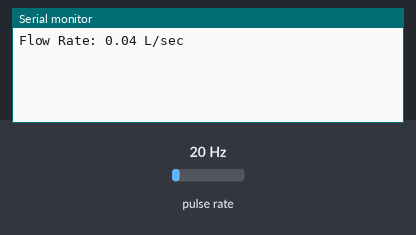
A sketch run on a simulated Arduino Uno, built with avr-gcc and run on an emulated ATmega328P. Parts: the last lines printed to the serial monitor. Wiring (inferred from the names in the program): pulse sensor: data pin 2. Inputs (shaded band) come from the test bench; at power-on: pulse rate 20 Hz.

Above: at 1.2 s.
1.3 s: pulse rate (sensor on pin 2) set to 4 Hz
At 2.6 s:
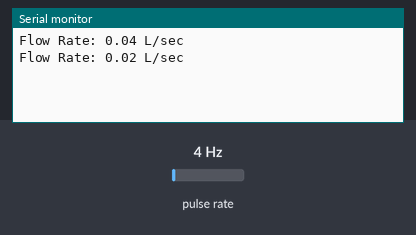
2.8 s: pulse rate (sensor on pin 2) set to 50 Hz
At 3.6 s:
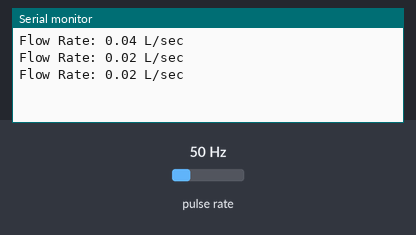
Timing chart, 0 to 5.8 s (numbered marks = the images above; inputs shaded):
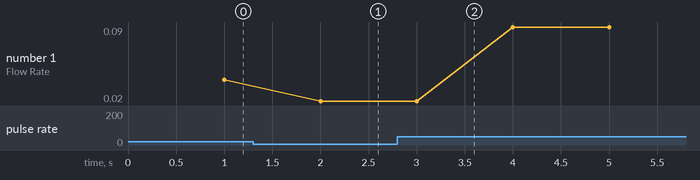

The sketch:

flow_rate.ino
```cpp
volatile int pulseCount = 0;  // Pulse counter
const int sensorPin = 2;      // Digital pin with interrupt (e.g., 2 or 3 on Uno)
unsigned long lastTime = 0;   // For timing
float flowRate;               // Flow rate in L/hour
const float pulsesPerLiter = 553;  // Example calibration factor (check datasheet)

void setup() {
  pinMode(sensorPin, INPUT_PULLUP);  // Enable internal pull-up for NPN
  attachInterrupt(digitalPinToInterrupt(sensorPin), countPulse, FALLING);  // Interrupt on falling edge
  Serial.begin(9600);
  lastTime = millis();
}

void loop() {
  if (millis() - lastTime >= 1000) {  // Calculate every second
    noInterrupts();  // Disable interrupts briefly to read pulseCount safely
    int pulses = pulseCount;
    pulseCount = 0;  // Reset counter
    interrupts();    // Re-enable interrupts

    // Calculate flow rate (L/hour): pulses per second * (3600 / pulses per liter)
    flowRate = pulses / pulsesPerLiter;
    Serial.print("Flow Rate: ");
    Serial.print(flowRate);
    Serial.println(" L/sec");

    lastTime = millis();
  }
}

void countPulse() {
  pulseCount++;  // Increment pulse count on each falling edge
}
```

Measured:
- after the input at 1.3 s, the serial monitor: prints a new line after 0.70 s (image 1)
- plotted number 1: 0.04 → 0.02 after the input at 1.3 s, 0.02 → 0.09 after the input at 2.8 s
